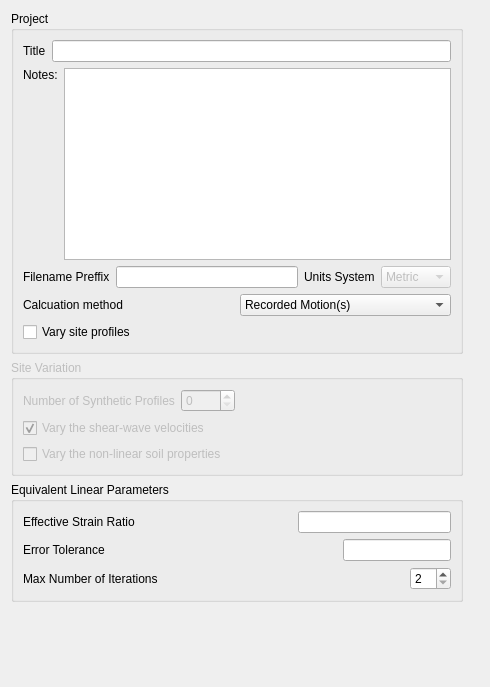
      <widget class="QWidget" name="tab" >
       <attribute name="title" >
        <string>General</string>
       </attribute>
       <layout class="QHBoxLayout" >
        <item>
         <layout class="QVBoxLayout" >
          <item>
           <widget class="QGroupBox" name="groupBox" >
            <property name="title" >
             <string>Project</string>
            </property>
            <layout class="QVBoxLayout" >
             <item>
              <layout class="QHBoxLayout" >
               <property name="spacing" >
                <number>6</number>
               </property>
               <property name="leftMargin" >
                <number>0</number>
               </property>
               <property name="topMargin" >
                <number>0</number>
               </property>
               <property name="rightMargin" >
                <number>0</number>
               </property>
               <property name="bottomMargin" >
                <number>0</number>
               </property>
               <item>
                <widget class="QLabel" name="label" >
                 <property name="text" >
                  <string>Title</string>
                 </property>
                </widget>
               </item>
               <item>
                <widget class="QLineEdit" name="titleLineEdit" />
               </item>
              </layout>
             </item>
             <item>
              <layout class="QHBoxLayout" >
               <property name="spacing" >
                <number>6</number>
               </property>
               <property name="leftMargin" >
                <number>0</number>
               </property>
               <property name="topMargin" >
                <number>0</number>
               </property>
               <property name="rightMargin" >
                <number>0</number>
               </property>
               <property name="bottomMargin" >
                <number>0</number>
               </property>
               <item>
                <layout class="QVBoxLayout" >
                 <property name="spacing" >
                  <number>6</number>
                 </property>
                 <property name="leftMargin" >
                  <number>0</number>
                 </property>
                 <property name="topMargin" >
                  <number>0</number>
                 </property>
                 <property name="rightMargin" >
                  <number>0</number>
                 </property>
                 <property name="bottomMargin" >
                  <number>0</number>
                 </property>
                 <item>
                  <widget class="QLabel" name="label_32" >
                   <property name="text" >
                    <string>Notes:</string>
                   </property>
                  </widget>
                 </item>
                 <item>
                  <spacer>
                   <property name="orientation" >
                    <enum>Qt::Vertical</enum>
                   </property>
                   <property name="sizeHint" >
                    <size>
                     <width>20</width>
                     <height>40</height>
                    </size>
                   </property>
                  </spacer>
                 </item>
                </layout>
               </item>
               <item>
                <widget class="QTextEdit" name="notesLineEdit" />
               </item>
              </layout>
             </item>
             <item>
              <layout class="QHBoxLayout" >
               <property name="spacing" >
                <number>6</number>
               </property>
               <property name="leftMargin" >
                <number>0</number>
               </property>
               <property name="topMargin" >
                <number>0</number>
               </property>
               <property name="rightMargin" >
                <number>0</number>
               </property>
               <property name="bottomMargin" >
                <number>0</number>
               </property>
               <item>
                <widget class="QLabel" name="label_2" >
                 <property name="text" >
                  <string>Filename Preffix</string>
                 </property>
                </widget>
               </item>
               <item>
                <widget class="QLineEdit" name="preffixLineEdit" />
               </item>
               <item>
                <widget class="QLabel" name="label_3" >
                 <property name="text" >
                  <string>Units System</string>
                 </property>
                </widget>
               </item>
               <item>
                <widget class="QComboBox" name="unitsComboBox" >
                 <property name="enabled" >
                  <bool>false</bool>
                 </property>
                 <item>
                  <property name="text" >
                   <string>Metric</string>
                  </property>
                 </item>
                 <item>
                  <property name="text" >
                   <string>English</string>
                  </property>
                 </item>
                </widget>
               </item>
              </layout>
             </item>
             <item>
              <layout class="QHBoxLayout" >
               <property name="spacing" >
                <number>6</number>
               </property>
               <property name="leftMargin" >
                <number>0</number>
               </property>
               <property name="topMargin" >
                <number>0</number>
               </property>
               <property name="rightMargin" >
                <number>0</number>
               </property>
               <property name="bottomMargin" >
                <number>0</number>
               </property>
               <item>
                <widget class="QLabel" name="label_4" >
                 <property name="text" >
                  <string>Calcuation method</string>
                 </property>
                </widget>
               </item>
               <item>
                <widget class="QComboBox" name="methodComboBox" >
                 <item>
                  <property name="text" >
                   <string>Recorded Motion(s)</string>
                  </property>
                 </item>
                 <item>
                  <property name="text" >
                   <string>Median FAS (RVT)</string>
                  </property>
                 </item>
                </widget>
               </item>
              </layout>
             </item>
             <item>
              <widget class="QCheckBox" name="varySiteCheckBox" >
               <property name="text" >
                <string>Vary site profiles</string>
               </property>
              </widget>
             </item>
            </layout>
           </widget>
          </item>
          <item>
           <widget class="QGroupBox" name="siteVariationGroupBox" >
            <property name="enabled" >
             <bool>false</bool>
            </property>
            <property name="title" >
             <string>Site Variation</string>
            </property>
            <layout class="QVBoxLayout" >
             <property name="spacing" >
              <number>6</number>
             </property>
             <property name="leftMargin" >
              <number>9</number>
             </property>
             <property name="topMargin" >
              <number>9</number>
             </property>
             <property name="rightMargin" >
              <number>9</number>
             </property>
             <property name="bottomMargin" >
              <number>9</number>
             </property>
             <item>
              <layout class="QHBoxLayout" >
               <property name="spacing" >
                <number>6</number>
               </property>
               <property name="leftMargin" >
                <number>0</number>
               </property>
               <property name="topMargin" >
                <number>0</number>
               </property>
               <property name="rightMargin" >
                <number>0</number>
               </property>
               <property name="bottomMargin" >
                <number>0</number>
               </property>
               <item>
                <widget class="QLabel" name="label_5" >
                 <property name="text" >
                  <string>Number of Synthetic Profiles</string>
                 </property>
                </widget>
               </item>
               <item>
                <widget class="QSpinBox" name="profileCountSpinBox" >
                 <property name="maximum" >
                  <number>5000</number>
                 </property>
                </widget>
               </item>
               <item>
                <spacer>
                 <property name="orientation" >
                  <enum>Qt::Horizontal</enum>
                 </property>
                 <property name="sizeHint" >
                  <size>
                   <width>40</width>
                   <height>20</height>
                  </size>
                 </property>
                </spacer>
               </item>
              </layout>
             </item>
             <item>
              <layout class="QHBoxLayout" >
               <property name="spacing" >
                <number>6</number>
               </property>
               <property name="leftMargin" >
                <number>0</number>
               </property>
               <property name="topMargin" >
                <number>0</number>
               </property>
               <property name="rightMargin" >
                <number>0</number>
               </property>
               <property name="bottomMargin" >
                <number>0</number>
               </property>
               <item>
                <widget class="QCheckBox" name="varyVelocityCheckBox" >
                 <property name="text" >
                  <string>Vary the shear-wave velocities</string>
                 </property>
                 <property name="checked" >
                  <bool>true</bool>
                 </property>
                </widget>
               </item>
               <item>
                <spacer>
                 <property name="orientation" >
                  <enum>Qt::Horizontal</enum>
                 </property>
                 <property name="sizeHint" >
                  <size>
                   <width>40</width>
                   <height>20</height>
                  </size>
                 </property>
                </spacer>
               </item>
              </layout>
             </item>
             <item>
              <layout class="QHBoxLayout" >
               <property name="spacing" >
                <number>6</number>
               </property>
               <property name="leftMargin" >
                <number>0</number>
               </property>
               <property name="topMargin" >
                <number>0</number>
               </property>
               <property name="rightMargin" >
                <number>0</number>
               </property>
               <property name="bottomMargin" >
                <number>0</number>
               </property>
               <item>
                <widget class="QCheckBox" name="varySoilCheckBox" >
                 <property name="text" >
                  <string>Vary the non-linear soil properties</string>
                 </property>
                </widget>
               </item>
               <item>
                <spacer>
                 <property name="orientation" >
                  <enum>Qt::Horizontal</enum>
                 </property>
                 <property name="sizeHint" >
                  <size>
                   <width>40</width>
                   <height>20</height>
                  </size>
                 </property>
                </spacer>
               </item>
              </layout>
             </item>
            </layout>
           </widget>
          </item>
          <item>
           <widget class="QGroupBox" name="equivLinearGroupBox" >
            <property name="title" >
             <string>Equivalent Linear Parameters</string>
            </property>
            <layout class="QVBoxLayout" >
             <item>
              <layout class="QHBoxLayout" >
               <item>
                <widget class="QLabel" name="label_11" >
                 <property name="text" >
                  <string>Effective Strain Ratio</string>
                 </property>
                </widget>
               </item>
               <item>
                <spacer>
                 <property name="orientation" >
                  <enum>Qt::Horizontal</enum>
                 </property>
                 <property name="sizeHint" >
                  <size>
                   <width>157</width>
                   <height>20</height>
                  </size>
                 </property>
                </spacer>
               </item>
               <item>
                <widget class="QLineEdit" name="strainRatioLineEdit" />
               </item>
              </layout>
             </item>
             <item>
              <layout class="QHBoxLayout" >
               <item>
                <widget class="QLabel" name="label_12" >
                 <property name="text" >
                  <string>Error Tolerance</string>
                 </property>
                </widget>
               </item>
               <item>
                <spacer>
                 <property name="orientation" >
                  <enum>Qt::Horizontal</enum>
                 </property>
                 <property name="sizeHint" >
                  <size>
                   <width>232</width>
                   <height>20</height>
                  </size>
                 </property>
                </spacer>
               </item>
               <item>
                <widget class="QLineEdit" name="errorToleranceLineEdit" >
                 <property name="sizePolicy" >
                  <sizepolicy vsizetype="Fixed" hsizetype="Fixed" >
                   <horstretch>0</horstretch>
                   <verstretch>0</verstretch>
                  </sizepolicy>
                 </property>
                </widget>
               </item>
              </layout>
             </item>
             <item>
              <layout class="QHBoxLayout" >
               <item>
                <widget class="QLabel" name="label_13" >
                 <property name="text" >
                  <string>Max Number of Iterations</string>
                 </property>
                </widget>
               </item>
               <item>
                <spacer>
                 <property name="orientation" >
                  <enum>Qt::Horizontal</enum>
                 </property>
                 <property name="sizeHint" >
                  <size>
                   <width>246</width>
                   <height>20</height>
                  </size>
                 </property>
                </spacer>
               </item>
               <item>
                <widget class="QSpinBox" name="iterationsSpinBox" >
                 <property name="minimum" >
                  <number>2</number>
                 </property>
                 <property name="maximum" >
                  <number>30</number>
                 </property>
                </widget>
               </item>
              </layout>
             </item>
            </layout>
           </widget>
          </item>
          <item>
           <spacer>
            <property name="orientation" >
             <enum>Qt::Vertical</enum>
            </property>
            <property name="sizeHint" >
             <size>
              <width>451</width>
              <height>74</height>
             </size>
            </property>
           </spacer>
          </item>
         </layout>
        </item>
        <item>
         <spacer>
          <property name="orientation" >
           <enum>Qt::Horizontal</enum>
          </property>
          <property name="sizeHint" >
           <size>
            <width>16</width>
            <height>114</height>
           </size>
          </property>
         </spacer>
        </item>
       </layout>
      </widget>
